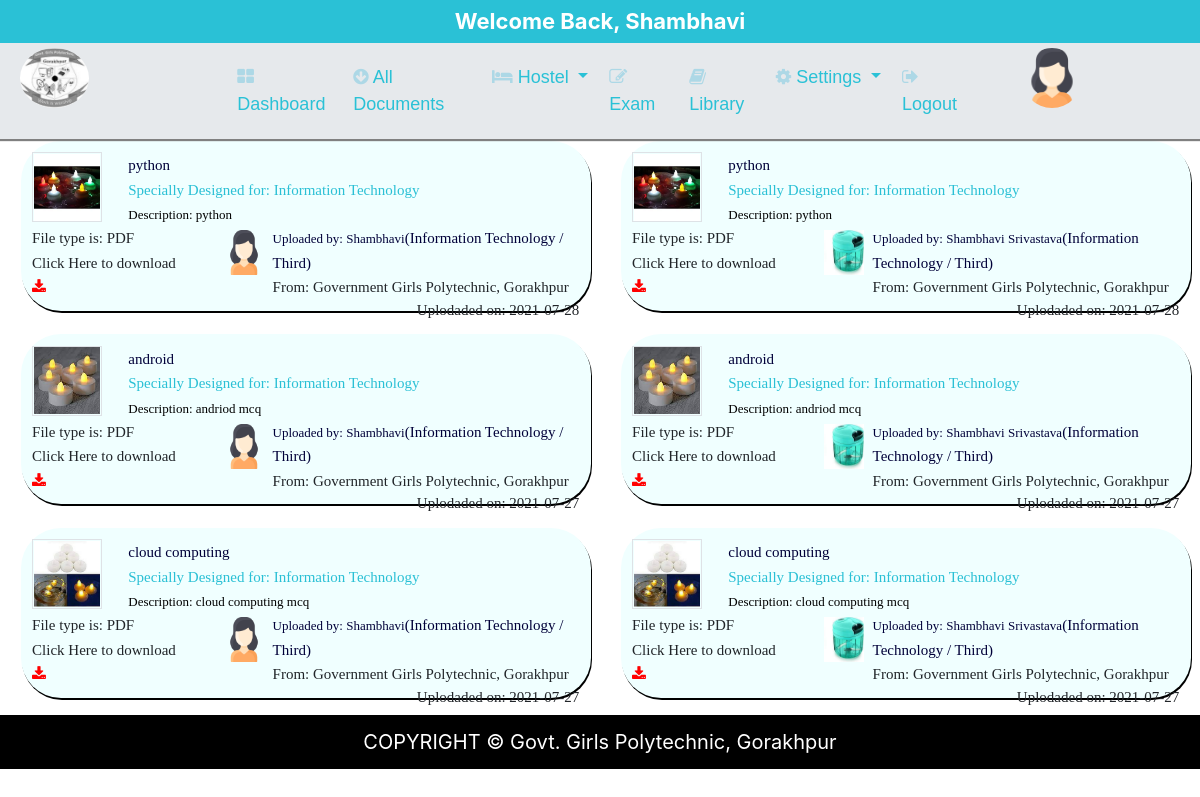
/alldocuments.php (signed in), run on the app's committed database.
### tables this page shows
CREATE TABLE `registration` (
  `name` varchar(100) NOT NULL,
  `dob` varchar(30) NOT NULL,
  `gender` varchar(30) NOT NULL,
  `mobno` varchar(30) NOT NULL,
  `email` varchar(200) NOT NULL,
  `pass` varchar(20) NOT NULL,
  `enrollment` varchar(200) NOT NULL,
  `course` varchar(50) NOT NULL,
  `year` varchar(20) NOT NULL,
  `picname` varchar(200) NOT NULL,
  `regdate` varchar(50) NOT NULL
);

CREATE TABLE `studydocument` (
  `id` int(11) NOT NULL,
  `title` varchar(200) NOT NULL,
  `course` varchar(50) NOT NULL,
  `description` text NOT NULL,
  `tag` text NOT NULL,
  `doctype` varchar(50) NOT NULL,
  `thumbnail` varchar(300) NOT NULL,
  `documentname` varchar(300) NOT NULL,
  `date` varchar(50) NOT NULL,
  `status` varchar(50) NOT NULL,
  `userid` varchar(200) DEFAULT NULL
);

### alldocuments.php (the view, shortened to what this page needs)
<?php include('master.php');?>
<!DOCTYPE html>
<html lang="en">
<head>
</head>
<body>
    <div class="container-fluid">
    <?php include('header.php');?>
    <div class="row" style="margin-top:8%;">
    <div class="col-sm-12" style="text-align:center;font-family:'calibri'">
    <h3><span style="color:#2ac0d5;"><i> Show Documents</i></span></h3>
    </div>
    <?php
     $con=mysqli_connect("localhost","root","","collegemanagement");
     $query="SELECT registration.*,studydocument.* FROM registration,studydocument order by studydocument.id desc";
     $data=mysqli_query($con,$query);
     while($row=mysqli_fetch_array($data))
     {
    ?>
    <div class="col-sm-6" style="margin-bottom:1%; ">
    <div class="col-sm-12" id="dynamicrow">
    <div class="row">
    <div class="col-sm-2">
    <img src="thumbnail/<?php echo $row['thumbnail']; ?>" class="border" height="70px" width="70px">
    </div>
	<div class="col-sm-10" >
	<span class="heading"><?php echo $row['title']; ?></span><br/>
    <span style="color:#2ac0d5;" class="normaltext">Specially Designed for: <?php echo $row['course']; ?> </span><br/>
    <span class="heading" style="color:black;font-size:13px;">Description: <?php echo $row['description']; ?></span>
	</div>
    </div>
    <div class="row">
    <div class="col-sm-4">
    <span class="normaltext">File type is: <?php echo $row['doctype']; ?>
    <br/>Click Here to download &nbsp; &nbsp; <a href="document/<?php echo $row['documentname']; ?>"><span style="color:red;" class="fa fa-download"></span></a></span>
    </div>
    <div class="col-sm-1">
    <img src="profilepic/<?php echo $row['picname']; ?>" style="margin-top:5px;" height="45px" width="40px">
    </div>
    <div class="col-sm-7">
    <span class="heading" style="font-size:13px">Uploaded by: <?php echo $row['name']; ?><span class="normaltext">(<?php echo $row['course']; ?> / <?php echo $row['year']; ?>)</span></span><br/>
    <span class="normaltext">From: Government Girls Polytechnic, Gorakhpur</span>
    </div>
    <div class="col-sm-12 normaltext" style="text-align:right">
    Uplodaded on: <?php echo $row['date']; ?>
    </div>
    </div>
    </div>
    </div>
    <?php } ?>
    </div>
     </div>
 <?php include('footer.php');?>
    </div>
</body>
</html>

### master.php (shortened to what this page needs)
<!DOCTYPE html>
<html lang="en">
<head>
 <link href="css/bootstrap.css" rel="stylesheet">
<link href="css/font-awesome.css" rel="stylesheet">
</head>
<body>
</body>
</html>

### header.php (shortened to what this page needs)
<div class="fixed-top">
  <div class="row" style="background:#2ac1d6;">
    <div class="col-sm-12" id="header1">Welcome Back, <?php echo $_SESSION['name'] ?></div>
    </div>
    <div class="row" style="padding:5px; background:#e6e9ec;min-height:70px;box-shadow: 2px 2px 1px grey;">
    <div class="col-sm-2"><img src="images/logo.jfif" style="margin-left:15px; border-radius:50%; " width="40%" height="60px"/></div>
    <div class="col-sm-8">
    <nav class="navbar navbar-expand-lg navbar-light" id="menu">
  <div class="collapse navbar-collapse" id="navbarSupportedContent">
    <ul class="navbar-nav mr-auto">
      <li class="nav-item active">
        <a class="nav-link" href="dashboard.php"><i class="fa fa-th-large" style="color:lightblue;"></i> Dashboard<span class="sr-only">(current)</span></a>
      </li>
      <li class="nav-item">
              <a class="nav-link" href="alldocuments.php"><i class="fa fa-arrow-circle-down" style="color:lightblue;"></i> All Documents</a>
      </li>
      <li class="nav-item dropdown">
        <a class="nav-link dropdown-toggle" href="#" id="navbarDropdown" role="button" data-toggle="dropdown" aria-haspopup="true" aria-expanded="false">
          <i class="fa fa-hotel" style="color:lightblue;"></i> Hostel
        </a>
      </li>
      <li class="nav-item">
              <a class="nav-link" href="head.php"><i class="fa fa-edit" style="color:lightblue;"></i> Exam</a>
      </li>
      <li class="nav-item">
              <a class="nav-link" href="home.php"><i class="fa fa-book" style="color:lightblue;"></i> Library</a>
      </li>
      <li class="nav-item dropdown">
        <a class="nav-link dropdown-toggle" href="#" id="navbarDropdown" role="button" data-toggle="dropdown" aria-haspopup="true" aria-expanded="false">
          <i class="fa fa-cog" style="color:lightblue;"></i> Settings
        </a>
      </li>
      <li class="nav-item">
        <a class="nav-link" href="logout.php"><i class="fa fa-sign-out" style="color:lightblue;"></i> Logout</a>
      </li>
    </ul>
  </div>
</nav>
    </div>
    <div class="col-sm-2"><img src="profilepic/<?php echo $_SESSION['pic'] ?>" height="60px" width="60px" style="border-radius:50%"/></div>
    </div>
</div>

### footer.php
<div class="row" id="footer">
    <div class="col-sm-12" style="text-align:center">
    COPYRIGHT &copy; <a href="https://ggpgorakhpur.org/" style="text-decoration:none;color:white;">Govt. Girls Polytechnic, Gorakhpur</a>
    </div>

### alldocuments.php (style rules this page uses)
#header1 { background:#2ac1d6; padding:5px; min-height:20px; font-size:22px; color:white; font-weight:bold; text-align:center; }
#footer { background:black; color:white; font-size:20px; padding:1%; text-align:center; }
#menu ul li a { color:#2ac1d6; font-size:18px; font-family:'Arial'; margin-left:5px; }
#dynamicrow { min-height:150px; background:azure; max-height:170px; padding:2%; margin:1%; border-radius:40px; box-shadow:1px 2px black; }
.heading { font-size:15px; font-family:'Verdana'; color:#000039; }
.normaltext { font-size:15px; font-family:'font-family:calibri'; }
.border { border:2px solid grey; padding:1%; }

### data on the page
registration: studydocument.thumbnail (picture), studydocument.title "python", studydocument.course "Information Technology", studydocument.description "python", studydocument.doctype "PDF", picname (picture), name "Shambhavi", year "Third", studydocument.date "2021-07-28", studydocument.title "android", studydocument.description "andriod mcq", studydocument.date "2021-07-27", studydocument.title "cloud computing", studydocument.description "cloud computing mcq"
registration: studydocument.thumbnail (picture), studydocument.title "python", studydocument.course "Information Technology", studydocument.description "python", studydocument.doctype "PDF", picname (picture), name "Shambhavi Srivastava", year "Third", studydocument.date "2021-07-28", studydocument.title "android", studydocument.description "andriod mcq", studydocument.date "2021-07-27", studydocument.title "cloud computing", studydocument.description "cloud computing mcq"

### other printed values
$_SESSION['name'] "Shambhavi"
